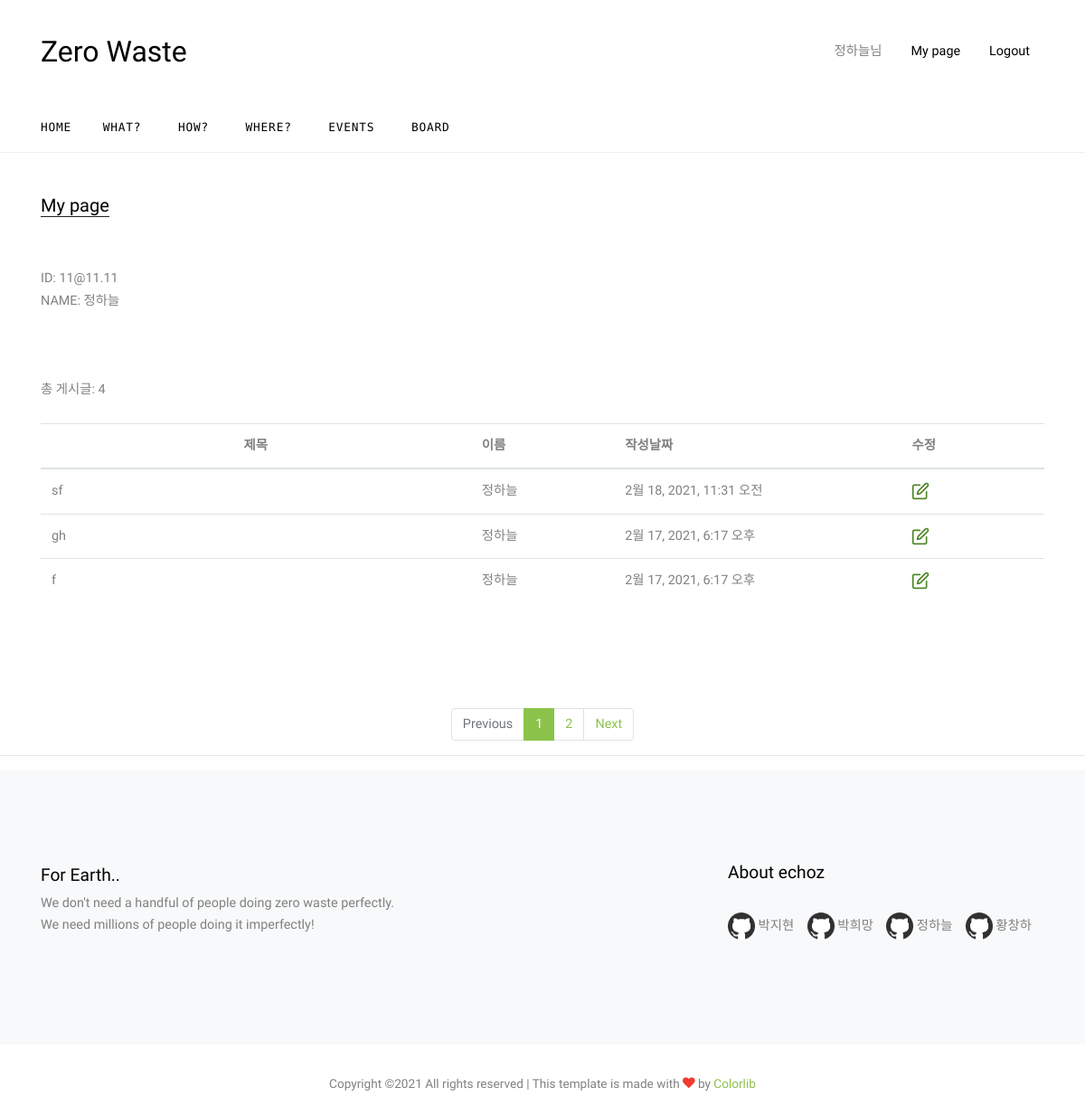
Before: /echozapp/mypage/ (signed in) with the older database file.
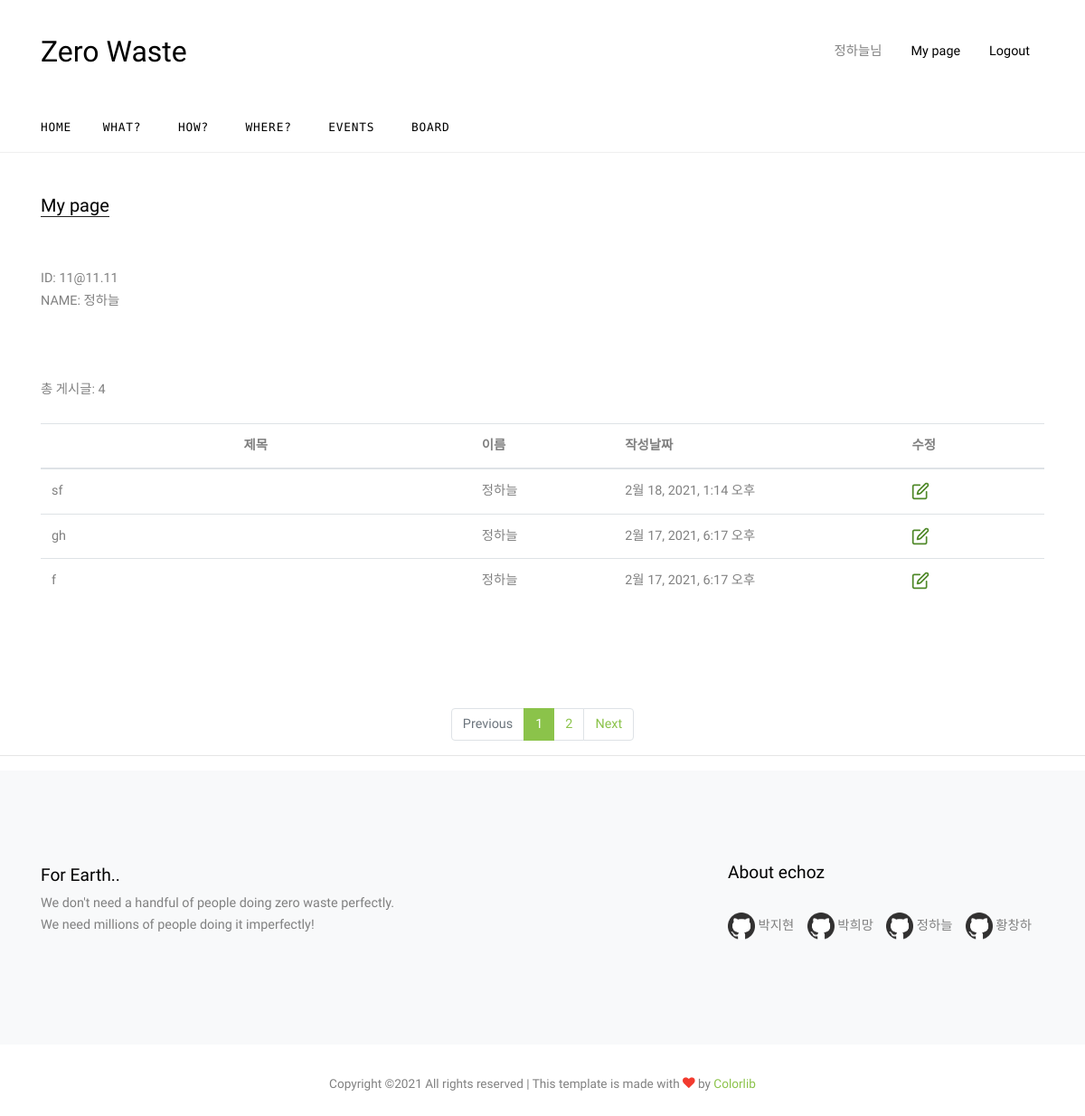
After: the same page with the newer database file.
### echozapp/models.py (models this page shows)
class Post(models.Model):
    author = models.ForeignKey(User, on_delete=models.CASCADE)
    title = models.CharField(max_length=30)
    content = models.TextField()
    writedate = models.DateTimeField(auto_now_add=True)
    count = models.IntegerField(default=0)

### echozapp/views.py (the view)
# urls.py: path('mypage/', views.mypage, name='mypage'),
def mypage(request):
    context= None
    if request.user.is_authenticated:
        author = request.user.id
        user_post=Post.objects.filter(author_id=author)
        user_post = user_post.order_by('-writedate')
        myboardcount = user_post.count()
        page = request.GET.get('page', 1)
        paginator = Paginator(user_post , 3)
        user_postpage = paginator.get_page(page)
        context ={'loginid': request.user.username,'loginuser' : request.user.last_name+request.user.first_name, 'user_post' : user_postpage, 'myboardcount' : myboardcount, 'user_postpage' : user_postpage}
    return render(request, 'mypage.html',context)

### echozapp/templates/mypage.html (shortened to what this page needs)
{% extends 'base.html' %}
{% block content %}
    <div class="site-section">
      <div class="container">
        <div class="row">
          <div class="col-lg-12">
            <div class="section-title mb-5">
              <h2>My page</h2>
            </div>
          </div>
        </div>
        <div class="row">
          <div class="col-lg-12">
            <a>ID:  {{loginid}} </a><br>
            <a>NAME:  {{loginuser}} </a><br><br>
            <a></a><br><br>
          </div>
        </div>
          <div id='userpost' >
          <div>
                총 게시글: {{myboardcount}}
          </div>
            <br>
            <table class="table table-hover">
                <thead>
                    <tr>
                        <th style="width:30%; text-align:center;">제목</th>
                        <th style="width:10%;">이름</th>
                        <th style="width:20%;">작성날짜</th>
                        <th style="width:10%;">수정</th>
                    </tr>
                </thead>
                <tbody>
                 {% for wdata in user_post %}
                <tr>
                    <td onclick="Boardview1({{wdata.id}})"> {{wdata.title}} </td>
                    <td>{{wdata.author.last_name}}{{wdata.author.first_name}}</td>
                    <td >{{wdata.writedate}}</td>
                    {% if wdata.author.username == request.user.username%}
                        <td onclick="update({{ wdata.id }})"><img src="/static/images/edit.png" width="20" height="20"></td>
                    {% endif %}
                </tr>
                {% endfor %}
                </tbody>
            </table>
            </div>
      </div>
    </div>
      <ul class="pagination justify-content-center">
          {% if user_postpage.has_previous %}
            <li class="page-item"><a class="page-link" href="?page={{user_postpage.previous_page_number}}">Previous</a></li>
          {% else %}
            <li class="page-item disabled"><a class="page-link"  tabindex="-1" aria-disabled="true" href="#">Previous</a></li>
          {% endif %}
          {% for page_number in user_postpage.paginator.page_range %}
            {% if page_number == user_postpage.number %}
                <li class="page-item active" aria-current="page"><a class="page-link" href="?page={{page_number}}"> {{page_number}}</a></li>
            {% else %}
                <li class="page-item"><a class="page-link" href="?page={{page_number}}"> {{page_number}}</a></li>
            {% endif%}
          {% endfor %}
          {% if user_postpage.has_next %}
            <li class="page-item"><a class="page-link" href="?page={{user_postpage.next_page_number}}">Next</a></li>
          {% else%}
            <li class="page-item disabled"><a class="page-link"  tabindex="-1" aria-disabled="true" href="#">Next</a></li>
          {% endif %}
      </ul>
      <hr >
{% endblock %}

Changed rows visible on the page:
changed Post "sf": writedate "2월 18, 2021, 11:31 오전" → "2월 18, 2021, 1:14 오후"
